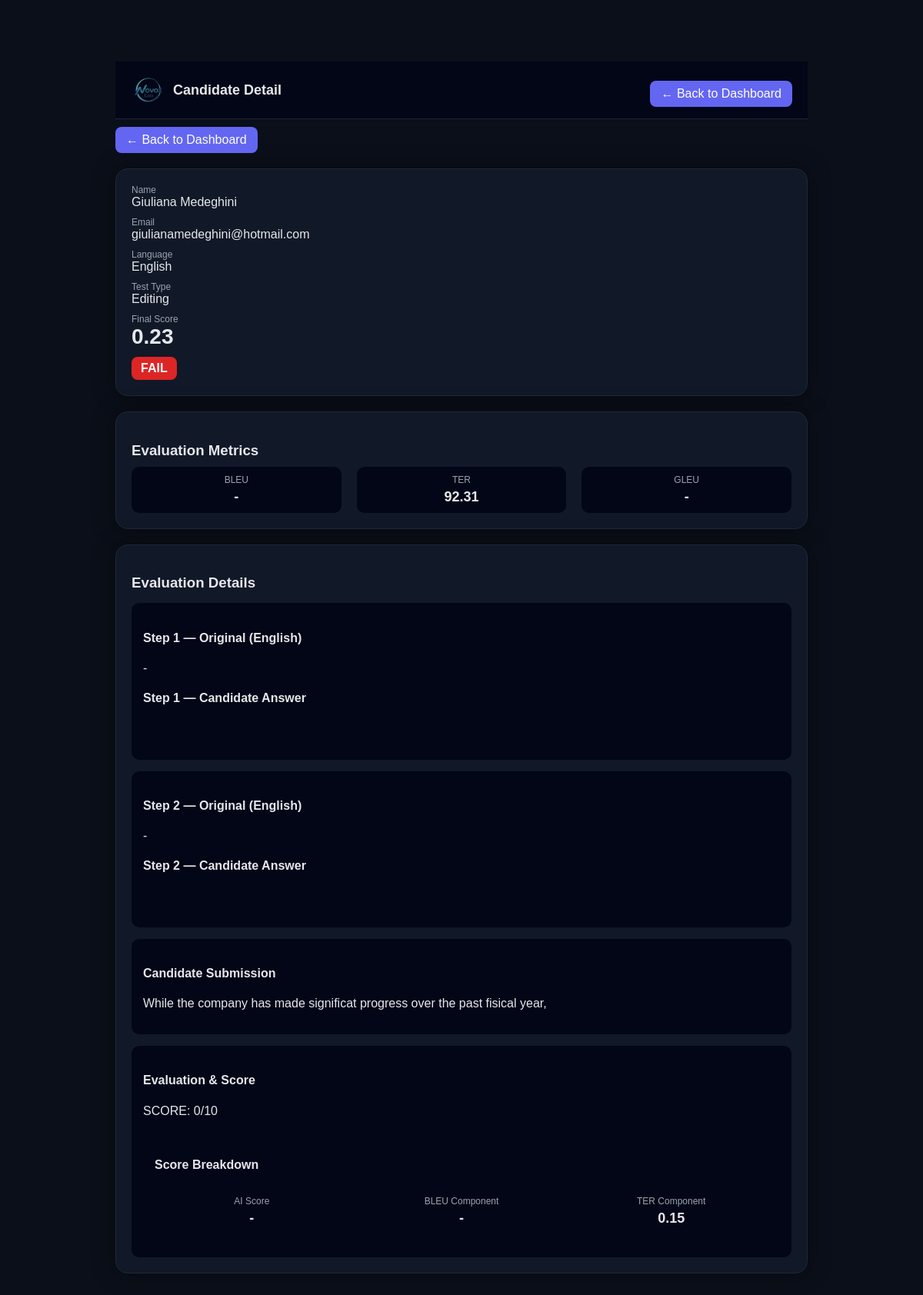
Page /result/2 on the committed database.
### tables this page shows
CREATE TABLE results (
        id INTEGER PRIMARY KEY AUTOINCREMENT,
        first_name TEXT,
        last_name TEXT,
        email TEXT,
        test_type TEXT,
        language TEXT,
        answer TEXT,

        translation_score TEXT,
        interpretation_score TEXT,
        status TEXT,

        audio1 TEXT,
        audio2 TEXT,
        audio3 TEXT,
        audio4 TEXT,

        transcription1 TEXT,
        transcription2 TEXT,
        transcription3 TEXT,
        transcription4 TEXT,

        created_at TEXT
    , editing_score TEXT, final_score REAL, post_edit_score TEXT, gleu_score REAL, bleu_score REAL, ter_score REAL, ai_component REAL, bleu_component REAL, ter_component REAL, t1_en TEXT, t2_en TEXT, t3_en TEXT, t4_en TEXT, flag TEXT, step1_original TEXT, step2_original TEXT, step1_answer TEXT, step2_answer TEXT, rev_transcription1 TEXT, rev_transcription2 TEXT, rev_transcription3 TEXT, rev_transcription4 TEXT, domain TEXT);

### app.py (the view)
@app.route("/result/<int:id>")
def result_detail(id):
    conn = sqlite3.connect(DB_PATH)
    conn.row_factory = sqlite3.Row
    c = conn.cursor()
    c.execute("SELECT * FROM results WHERE id = ?", (id,))
    result = c.fetchone()
    conn.close()
    return render_template("result.html", r=result)

### templates/result.html (shortened to what this page needs)
<!DOCTYPE html>
<html>
<head>
</head>
<body>
<div class="container">
<div class="header">
  <div class="header-left">
    <img src="{{ url_for('static', filename='images/logo.png') }}">
    <span>Candidate Detail</span>
  </div>
  <a href="/dashboard" class="button">← Back to Dashboard</a>
</div>
<div style="margin-bottom:20px;">
  <a href="/dashboard" class="button">← Back to Dashboard</a>
</div>
<div class="card">
  <div class="label">Name</div>
  <div class="value">
  {{ (r.first_name or '') }} {{ (r.last_name or '') }}
  </div>
  <div class="label">Email</div>
  <div class="value">{{ r.email }}</div>
  <div class="label">Language</div>
  <div class="value">{{ r.language }}</div>
  <div class="label">Test Type</div>
  <div class="value">
    {% if r.test_type == "post_editing" %}
      Post-MT Editing
    {% else %}
      {{ r.test_type|capitalize }}
    {% endif %}
  </div>
  <div class="label">Final Score</div>
  <div class="score">{{ r.final_score or '-' }}</div>
  <div class="status
    {% if 'PASS' in r.status %}pass
    {% elif 'BORDERLINE' in r.status %}borderline
    {% else %}fail{% endif %}">
    {{ r.status }}
  </div>
</div>
{% if r.test_type in ["editing", "post_editing"] %}
<div class="card">
  <h3>Evaluation Metrics</h3>
  <div class="metrics">
    <div class="metric-box">
      <div class="metric-title">BLEU</div>
      <div class="metric-value">{{ r.bleu_score or '-' }}</div>
    </div>
    <div class="metric-box">
      <div class="metric-title">TER</div>
      <div class="metric-value">{{ r.ter_score or '-' }}</div>
    </div>
    <div class="metric-box">
      <div class="metric-title">GLEU</div>
      <div class="metric-value">{{ r.gleu_score or '-' }}</div>
    </div>
  </div>
</div>
{% endif %}
<div class="card">
  <h3>Evaluation Details</h3>
<div class="section">
  <h4>Step 1 — Original (English)</h4>
  <pre>{{ r.step1_original or '-' }}</pre>
  <h4>Step 1 — Candidate Answer</h4>
  <pre>{{ r.step1_answer or '-' }}</pre>
</div>
<div class="section">
  <h4>Step 2 — Original ({{ r.language }})</h4>
  <pre>{{ r.step2_original or '-' }}</pre>
  <h4>Step 2 — Candidate Answer</h4>
  <pre>{{ r.step2_answer or '-' }}</pre>
</div>
{% if r.test_type == "editing" %}
<div class="section">
  <h4>Candidate Submission</h4>
  <pre>{{ r.answer or 'No submission provided' }}</pre>
</div>
<div class="section">
  <h4>Evaluation & Score</h4>
  <pre>{{ r.editing_score or 'No feedback available' }}</pre>
  <div class="section">
  <h4>Score Breakdown</h4>
  <div class="metrics">
    <div class="metric-box">
      <div class="metric-title">AI Score</div>
      <div class="metric-value">{{ r.ai_component or '-' }}</div>
    </div>
    <div class="metric-box">
      <div class="metric-title">BLEU Component</div>
      <div class="metric-value">{{ r.bleu_component or '-' }}</div>
    </div>
    <div class="metric-box">
      <div class="metric-title">TER Component</div>
      <div class="metric-value">{{ r.ter_component or '-' }}</div>
    </div>
  </div>
</div>
{% endif %}
</div>
</body>
</html>

### templates/result.html (style rules this page uses)
body { background: #0b0f19; color: #e5e7eb; font-family: Arial; }
.container { max-width: 900px; margin: 80px auto 40px auto; }
.card { background: #111827; padding: 20px; border-radius: 16px; margin-bottom: 20px; box-shadow: 0 0 30px rgba(0,0,0,0.4); border: 1px solid #1f2937; }
h2, h3 { margin-bottom: 10px; }
.label { font-size: 12px; color: #9ca3af; }
.value { font-size: 16px; margin-bottom: 10px; }
.score { font-size: 28px; font-weight: bold; }
.status { display: inline-block; padding: 6px 12px; border-radius: 8px; font-size: 12px; margin-top: 10px; text-align: center; font-weight: bold; font-size: 16px; }
.fail { background:#dc2626; color:white; }
.section { margin-top: 15px; padding: 15px; background: #020617; border-radius: 10px; }
pre { white-space: pre-wrap; font-family: inherit; }
.metrics { display: flex; gap: 20px; margin-top: 10px; }
.metric-box { background: #020617; padding: 10px; border-radius: 10px; text-align: center; flex: 1; }
.metric-title { font-size: 12px; color: #9ca3af; }
.metric-value { font-size: 18px; font-weight: bold; margin-top: 5px; }
.button { background: #6366f1; color: white; padding: 8px 14px; border-radius: 8px; text-decoration: none; display: inline-block; margin-top: 10px; }
.header { position: sticky; top: 0; z-index: 1000; background: #020617; padding: 15px 20px; display: flex; justify-content: space-between; align-items: center; border-bottom: 1px solid #1f2937; }
.header-left { display: flex; align-items: center; gap: 10px; font-size: 18px; font-weight: bold; }
.header-left img { height: 40px; }
.button { background: #6366f1; color: white; padding: 8px 14px; border-radius: 8px; text-decoration: none; }

### rows in the picture
results: first_name "Giuliana", last_name "Medeghini", email "giulianamedeghini@hotmail.com", language "English", test_type "Editing", final_score "0.23", status "FAIL", bleu_score "-", ter_score "92.31", step1_original "-", step2_original "-", answer "While the company has made significat progress over the past fisical year,", editing_score "SCORE: 0/10", ai_component "-", bleu_component "-", ter_component "0.15"

### other values in the picture
{{ r.gleu_score or '-' }} "-"
